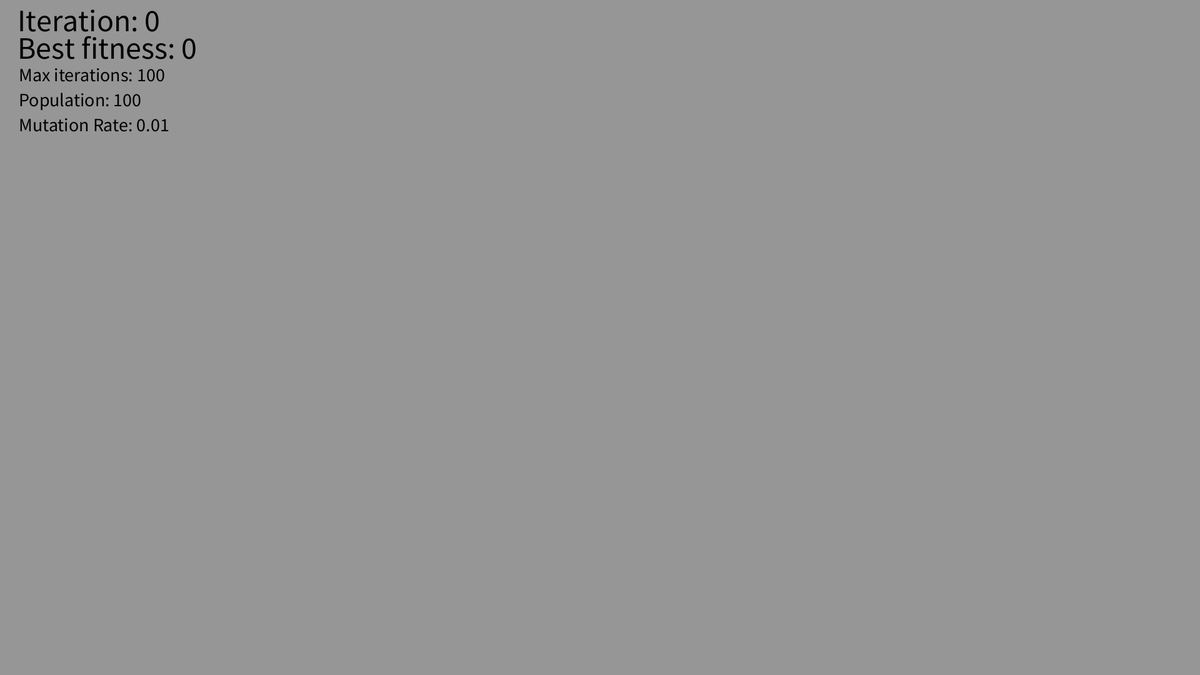
Frame 1 (no input)
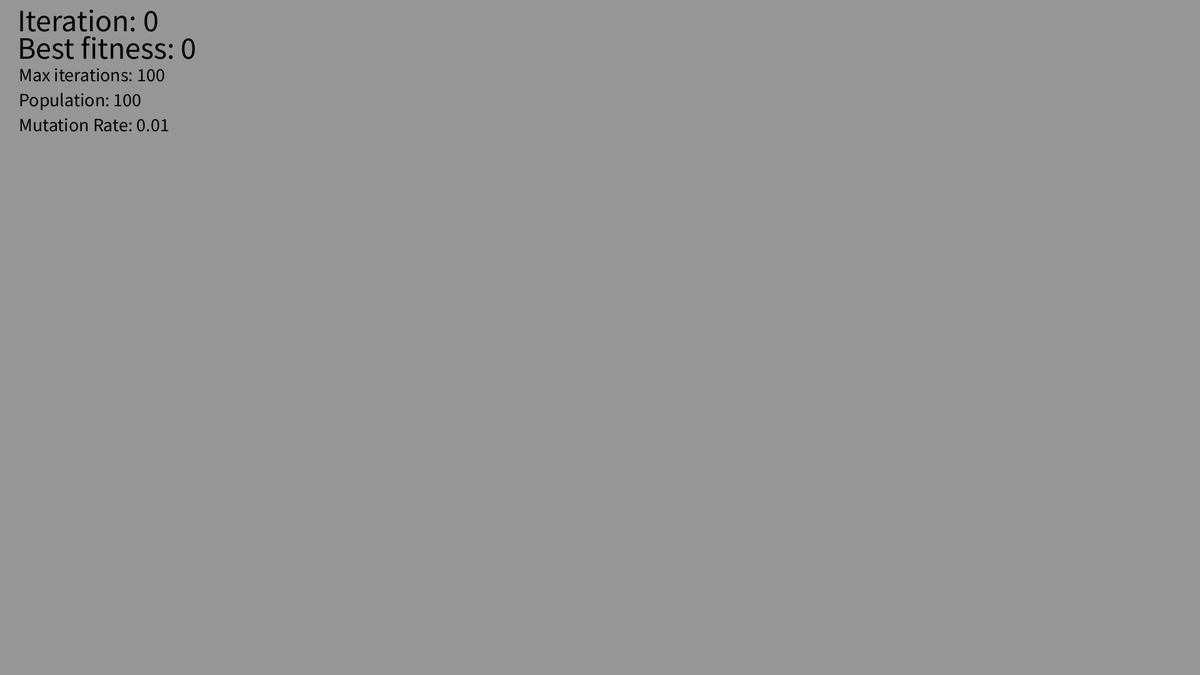
Frame 60 (the mouse pressed at the canvas centre just before this capture)
Frame 120 (the mouse held since frame 60 and released just before this capture): identical to frame 60, image omitted

The Processing sketch that drew these frames (run headless with seeded random() and noise(); from frame 60 on, the mouse is pressed at the canvas centre):

// Processing sketch: Genetik_program
// ── Genetik_program.pde
import java.util.Random;
MainLogic mainLogic;

void setup() {
  mainLogic = new MainLogic();
  frameRate(144);
  size(1920, 1080);
}

void draw() {
  background(150);
  mainLogic.Update();
}

void keyPressed() {
  mainLogic.HandleInput(keyCode, true);
}

void keyReleased() {
  mainLogic.HandleInput(keyCode, false);
} 

// ── DNA.pde
class DNA {

  float fitness = 0;
  int[] genes;

  DNA() {

  }

  float getFitness() {
    return fitness;
  }

  int[] getGenes() {
    return genes;
  }
}

// ── Key.pde
class Key { //<>// //<>// //<>//
  private boolean state = false;
  private boolean old_state = false;
  private boolean toggle = false;

  public Key() {
  }

  public void setState(boolean x) {
    state = x;
  }

  public void Update() {
    old_state = state;
  }

  public boolean getState() {
    return state;
  }

  public boolean getOldState() {
    return old_state;
  }

  public void Toggle() {
    toggle = !toggle;
  }

  public boolean getToggle() {
    return toggle;
  }
}

// ── Keyboard.pde
class Keyboard {
  private Key[] keys;

  public Keyboard() {
    keys = new Key[128];
    for (int i = 0; i < 128; i++) {
      keys[i] = new Key();
    }
  }

  public void Update() {
    for (Key x : keys) {
      x.Update();
    }
  }

  public void setKey(int x, boolean y) {
    keys[x].setState(y);
  }

  public boolean getKey(int x) {
    return keys[x].getState();
  }

  public boolean getOldKey(int x) {
    return keys[x].getOldState();
  }

  public boolean Shift(int x) {
    if (getKey(x) && !getOldKey(x)) return true;
    return false;
  }

  public void toggle(int x) {
    if (getKey(x) && !getOldKey(x)) {
      keys[x].Toggle();
    }
  }

  public boolean getToggle(int x) {
    return keys[x].getToggle();
  }
}

// ── MainLogic.pde
class MainLogic {
  Keyboard kb;
  Specimen[] population;
  ArrayList<Specimen> matingPool;
  IntList graph;
  boolean done = true;
  int iteration = 0, maxIteration = 100, blinkT = 0, menu = 0, pop = 100, mutationRate = 10, best = 0;

  MainLogic() {
    graph = new IntList();
    kb = new Keyboard();
  }

  void Update() {
    HandleControls();
    //println(menu);
    if (!done) ContinueSimulation();
    DrawUI();
  }

  //Returnerer true hvis der ikke skal køres flere iterationer.
  void RunIteration() {
    //Calculate fitness
    for (int i = 0; i < population.length; i++) {
      population[i].Fitness();
    }

    //Build mating pool
    matingPool = new ArrayList<Specimen>();
    best = 1;

    for (int i = 0; i < population.length; i++) {
      if (population[i].getFitness() > best) best = population[i].getFitness();
    }

    for (int i = 0; i < population.length; i++) {
      int n = int((population[i].getFitness() / best) * 100);
      for (int j = 0; j < n; j++) {
        matingPool.add(population[i]);
      }
    }

    //Reproduce
    for (int i = 0; i < population.length; i++) {
      int a = int(random(matingPool.size()));
      int b = int(random(matingPool.size()));
      Specimen partnerA = matingPool.get(a);
      Specimen partnerB = matingPool.get(b);
      Specimen child = partnerA.Crossover(partnerB);
      child.Mutate(mutationRate);
      population[i] = child;
    }
  }

  void StartSimulation() {
    done = false;
    iteration = 0;

    population = new Specimen[pop];
    for (int i = 0; i < population.length; i++) {
      population[i] = new Specimen();
    }
  }

  void ContinueSimulation() {
    if (iteration == maxIteration) {
      done = true;
      return;
    }
    iteration++;
    RunIteration();
  }

  void Stop() {
    done = true;
  }

  void reset() {
    done = true;
    iteration = 0;
    maxIteration = 100;
    pop = 100;
    mutationRate = 10;
  }

  void DrawUI() {

    fill(0, 0, 0);
    textSize(50);
    text("Iteration: "+iteration, 28, 50);
    text("Best fitness: "+best, 28, 94);
    textSize(30);
    boolean test = false;
    if (Blink(3, test, false, 0.3f) && menu == 1) text("Max iterations: "+maxIteration, 30, 130);
    else if (menu != 1) text("Max iterations: "+maxIteration, 30, 130);

    if (Blink(3, test, false, 0.3f) && menu == 2) text("Population: "+pop, 30, 170);
    else if (menu != 2) text("Population: "+pop, 30, 170);

    if (Blink(3, test, false, 0.3f) && menu == 3) text("Mutation Rate: "+mutationRate/1000f, 30, 210);
    else if (menu != 3) text("Mutation Rate: "+mutationRate/1000f, 30, 210);

    if (Blink(4, !test, false, 0)) DrawSelection(menu);

    if (!done) text("Simulation running", 400, 50);
  }

  void HandleControls() {
    if (kb.Shift(39) && menu != 3) menu++;
    if (kb.Shift(37) && menu != 0) menu--;
    if (kb.Shift(38)) add(1);
    if (kb.Shift(40)) add(-1);
    if (kb.Shift(82)) reset(); //r
    if (kb.Shift(10) && done) StartSimulation();
    if (kb.Shift(32)) Stop();

    kb.Update();
  }

  void add(int x) {
    switch (menu) {
    case 1:
      if (kb.getKey(16)) maxIteration+=x;
      else maxIteration+=(x*10);
      if (maxIteration < 1) maxIteration = 1;
      break;
    case 2:
      if (kb.getKey(16)) pop+=(x);
      else pop+=(x*25);
      if (pop < 4) pop = 4;

      break;
    case 3:
      if (kb.getKey(16)) mutationRate+=(x);
      else mutationRate+=(x*10);
      if (mutationRate > 1000) mutationRate = 1000;
      else if (mutationRate < 1) mutationRate = 1;
      break;
    }
  }

  void DrawSelection(int offset) {
    if (menu != 0)rect(7, offset * 40 + 36, 15, 4);
  }

  void HandleInput(int x, boolean y) {
    //println(x);
    //32[ ] 10[enter] 82[r] 16[shift]
    kb.setKey(x, y);
  }

  boolean Blink(float frekvens, boolean b, boolean shift, float more)
  {
    if (!b) //Support for at blink kan slås fra ved at pass et variabel til metoden
      return true;

    blinkT = millis()-1000*floor(millis()/1000f);
    float periode = 1000f / frekvens;

    for (int i = 0; i < frekvens; i = i + 2)
    {
      if ((blinkT < (periode * (i + 1))* (more/frekvens+1) && blinkT > periode * i))
      {
        return !shift;
      }
    }
    return shift;
  }
}

// ── specimen.pde
class Specimen {

  int fitness = 0; //between 1 and 0
  boolean[] genes;
  int ialt = 24;
  int[][] objects = {{90, 150}, 
    {130, 35}, 
    {1530, 200}, 
    {500, 160}, 
    {150, 60}, 
    {680, 45}, 
    {270, 60}, 
    {390, 40}, 
    {230, 30}, 
    {520, 10}, 
    {110, 70}, 
    {320, 30}, 
    {240, 15}, 
    {480, 10}, 
    {730, 40}, 
    {420, 70}, 
    {430, 75}, 
    {220, 80}, 
    {70, 20}, 
    {180, 12}, 
    {40, 50}, 
    {300, 10}, 
    {900, 1}, 
    {2000, 150}};

  Random rd;

  Specimen() {
    rd = new Random();
    genes = new boolean[ialt];
    for (int i = 0; i < ialt; i++) {
      genes[i] = rd.nextBoolean();
    }
  }

  void Fitness() {
    int money = 0;
    int weight = 0;
    for (int i = 0; i <ialt; i++) {
      if (genes[i]) {
        money += objects[i][1];
        weight += objects[i][0];
      }
    }
    if (weight > 5000) { 
      fitness = money - (weight-5000);
      return;
    }
    fitness = money;
  }

  Specimen Crossover(Specimen partner) {
    Specimen child = new Specimen();
    int midpoint = int(random(ialt));
    for (int i = 0; i < ialt; i++) {
      if (i > midpoint) child.genes[i] = genes[i];
      else child.genes[i] = partner.genes[i];
    }
    return child;
  }

  void Mutate(int mutationRate) {
    for (int i = 0; i < ialt; i++) {
      if (random(1) < mutationRate) {
        genes[i] = rd.nextBoolean();
      }
    }
  }

  int getFitness() {
    return fitness;
  }

  boolean[] getGenes() {
    return genes;
  }
}
